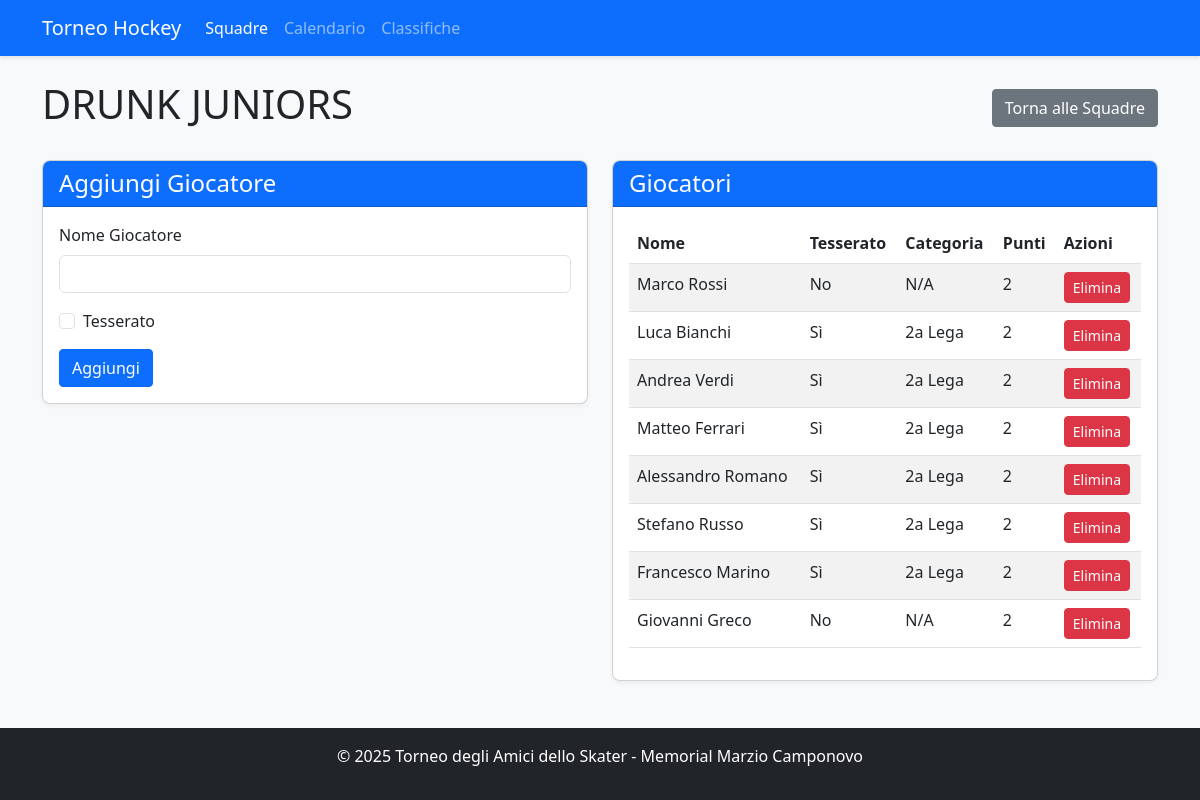
Before: /team/1 with the older database file.
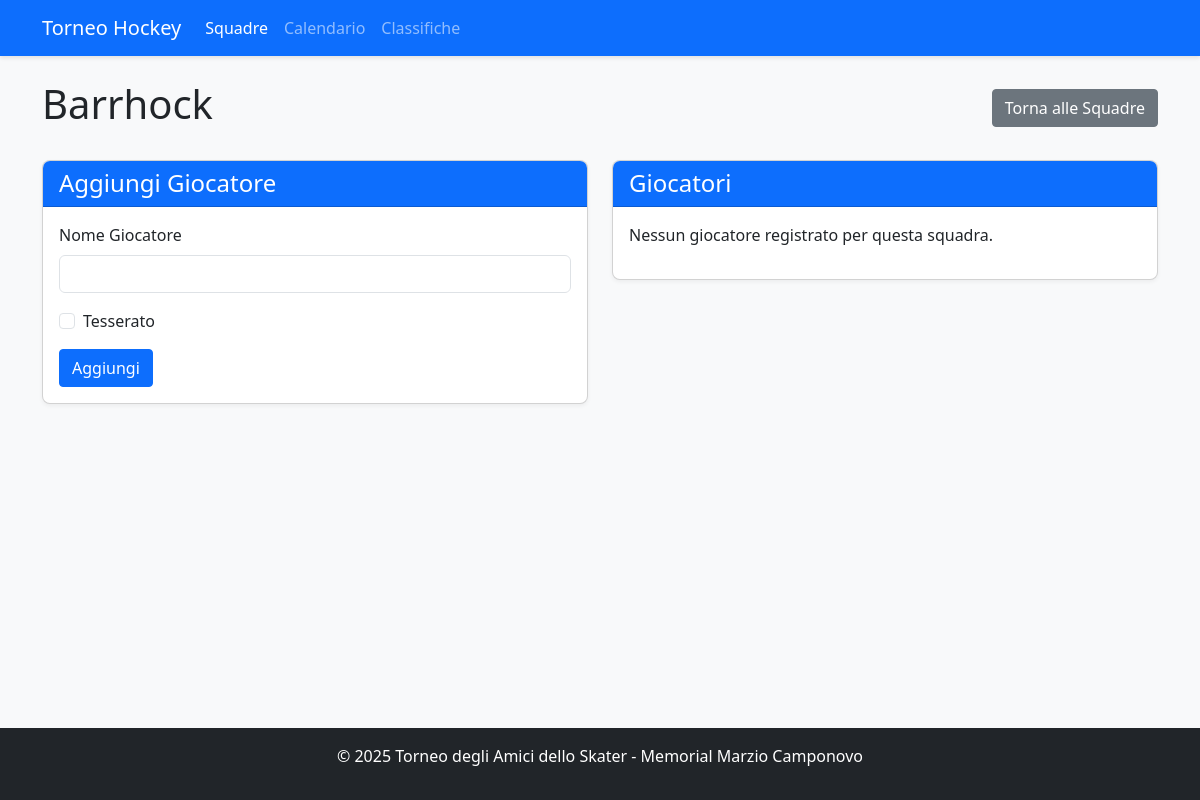
After: the same page with the newer database file.
### app.py (models this page shows, shortened)
class Team(db.Model):
    id = db.Column(db.Integer, primary_key=True)
    name = db.Column(db.String(100), nullable=False, unique=True)
    group = db.Column(db.String(1))  # A, B, C, or D
    players = db.relationship('Player', backref='team', lazy=True)
    matches = db.relationship(
        'Match',
        primaryjoin="or_(Team.id == Match.team1_id, Team.id == Match.team2_id)",
        lazy=True,
        overlaps="team1,team2"
    )
    wins = db.Column(db.Integer, default=0)
    losses = db.Column(db.Integer, default=0)
    draws = db.Column(db.Integer, default=0)
    goals_for = db.Column(db.Integer, default=0)
    goals_against = db.Column(db.Integer, default=0)
    points = db.Column(db.Integer, default=0)

class Player(db.Model):
    id = db.Column(db.Integer, primary_key=True)
    name = db.Column(db.String(100), nullable=False)
    team_id = db.Column(db.Integer, db.ForeignKey('team.id'), nullable=False)
    is_registered = db.Column(db.Boolean, default=False)
    category = db.Column(db.String(20))  # LNA/LNB, 1a Lega, 2a Lega, Non tesserato
    goals = db.Column(db.Integer, default=0)
    assists = db.Column(db.Integer, default=0)
    penalties = db.Column(db.Integer, default=0)
    @property
    def registration_points(self):
        if not self.is_registered:
            return 2  # Non tesserato
        points_map = {
            'LNA/LNB': 5,
            '1a Lega': 3,
            '2a Lega': 2
        }
        return points_map.get(self.category, 2)

### app.py (the view, shortened to what this page needs)
@app.route('/team/<int:team_id>', methods=['GET', 'POST'])
def team_detail(team_id):
    team = Team.query.get_or_404(team_id)
    return render_template('team_detail.html', team=team)

### app.py (called while the page is built)
@app.context_processor
def inject_tournament_dates():
    try:
        formatted_dates = format_tournament_dates()
        return {'tournament_dates': formatted_dates}
    except Exception as e:
        current_year = datetime.now().year
        return {
            'tournament_dates': {
                'qualification_day1': {
                    'date': datetime(current_year, 7, 13).date(),
                    'formatted': f'13/07/{current_year}',
                    'day_name_it': 'Sabato'
                },
                'qualification_day2': {
                    'date': datetime(current_year, 7, 14).date(),
                    'formatted': f'14/07/{current_year}',
                    'day_name_it': 'Domenica'
                }
            }
        }

### templates/team_detail.html (shortened to what this page needs)
<!DOCTYPE html>
<html lang="it">
<head>
    <link rel="stylesheet" href="https://cdn.jsdelivr.net/npm/bootstrap@5.3.0/dist/css/bootstrap.min.css">
    <link rel="stylesheet" href="{{ url_for('static', filename='style.css') }}">
</head>
<body class="d-flex flex-column min-vh-100">
    <nav class="navbar navbar-expand-lg navbar-dark bg-primary">
        <div class="container">
            <a class="navbar-brand" href="{{ url_for('index') }}">Torneo Hockey</a>
            <div class="collapse navbar-collapse" id="navbarNav">
                <ul class="navbar-nav">
                    <li class="nav-item">
                        <a class="nav-link active" href="{{ url_for('teams') }}">Squadre</a>
                    </li>
                    <li class="nav-item">
                        <a class="nav-link" href="{{ url_for('schedule') }}">Calendario</a>
                    </li>
                    <li class="nav-item">
                        <a class="nav-link" href="{{ url_for('standings') }}">Classifiche</a>
                    </li>
                </ul>
            </div>
        </div>
    </nav>
    <div class="container mt-4">
        <div class="d-flex justify-content-between align-items-center">
            <h1>{{ team.name }}</h1>
            <a href="{{ url_for('teams') }}" class="btn btn-secondary">Torna alle Squadre</a>
        </div>
        <div class="row mt-4">
            <div class="col-md-6">
                <div class="card">
                    <div class="card-header bg-primary text-white">
                        <h4 class="mb-0">Aggiungi Giocatore</h4>
                    </div>
                    <div class="card-body">
                        <form method="post">
                            <div class="mb-3">
                                <label for="player_name" class="form-label">Nome Giocatore</label>
                                <input type="text" class="form-control" id="player_name" name="player_name" required>
                            </div>
                            <div class="mb-3 form-check">
                                <input type="checkbox" class="form-check-input" id="is_registered" name="is_registered">
                                <label class="form-check-label" for="is_registered">Tesserato</label>
                            </div>
                            <button type="submit" class="btn btn-primary">Aggiungi</button>
                        </form>
                    </div>
                </div>
            </div>
            <div class="col-md-6">
                <div class="card">
                    <div class="card-header bg-primary text-white">
                        <h4 class="mb-0">Giocatori</h4>
                    </div>
                    <div class="card-body">
                        {% if team.players %}
                            <div class="table-responsive">
                                <table class="table table-striped">
                                    <thead>
                                        <tr>
                                            <th>Nome</th>
                                            <th>Tesserato</th>
                                            <th>Categoria</th>
                                            <th>Punti</th>
                                            <th>Azioni</th>
                                        </tr>
                                    </thead>
                                    <tbody>
                                        {% for player in team.players %}
                                            <tr>
                                                <td>{{ player.name }}</td>
                                                <td>{{ 'Sì' if player.is_registered else 'No' }}</td>
                                                <td>{{ player.category if player.category else 'N/A' }}</td>
                                                <td>{{ player.registration_points }}</td>
                                                <td>
                                                    <form action="{{ url_for('delete_player', player_id=player.id) }}" method="post" class="d-inline">
                                                        <button type="submit" class="btn btn-sm btn-danger" onclick="return confirm('Sei sicuro di voler eliminare questo giocatore?')">Elimina</button>
                                                    </form>
                                                </td>
                                            </tr>
                                        {% endfor %}
                                    </tbody>
                                </table>
                            </div>
                        {% else %}
                            <p>Nessun giocatore registrato per questa squadra.</p>
                        {% endif %}
                    </div>
                </div>
            </div>
        </div>
    </div>
    <footer class="bg-dark text-white py-3 mt-auto">
        <div class="container text-center">
            <p>© 2025 Torneo degli Amici dello Skater - Memorial Marzio Camponovo</p>
        </div>
    </footer>
</body>
</html>

### static/style.css (style rules this page uses)
body { font-family: "Segoe UI", Tahoma, Geneva, Verdana, sans-serif; background-color: #f8f9fa; }
.navbar { box-shadow: 0 2px 4px rgba(0, 0, 0, 0.1); }
.card { box-shadow: 0 2px 4px rgba(0, 0, 0, 0.05); border-radius: 8px; overflow: hidden; }
.card-header { font-weight: 600; }
.btn { border-radius: 4px; }
footer { margin-top: 2rem; }

Changed rows visible on the page:
removed Player: name "Marco Rossi", is_registered "No", category "N/A", registration_points "2"
removed Player: name "Luca Bianchi", is_registered "Sì", category "2a Lega", registration_points "2"
removed Player: name "Andrea Verdi", is_registered "Sì", category "2a Lega", registration_points "2"
removed Player: name "Matteo Ferrari", is_registered "Sì", category "2a Lega", registration_points "2"
removed Player: name "Alessandro Romano", is_registered "Sì", category "2a Lega", registration_points "2"
removed Player: name "Stefano Russo", is_registered "Sì", category "2a Lega", registration_points "2"
removed Player: name "Francesco Marino", is_registered "Sì", category "2a Lega", registration_points "2"
removed Player: name "Giovanni Greco", is_registered "No", category "N/A", registration_points "2"
changed Team: name "DRUNK JUNIORS" → "Barrhock"
Other visible differences:
text no longer shown: "Nome Tesserato Categoria Punti Azioni"
text now shown: "Nessun giocatore registrato per questa squadra."
